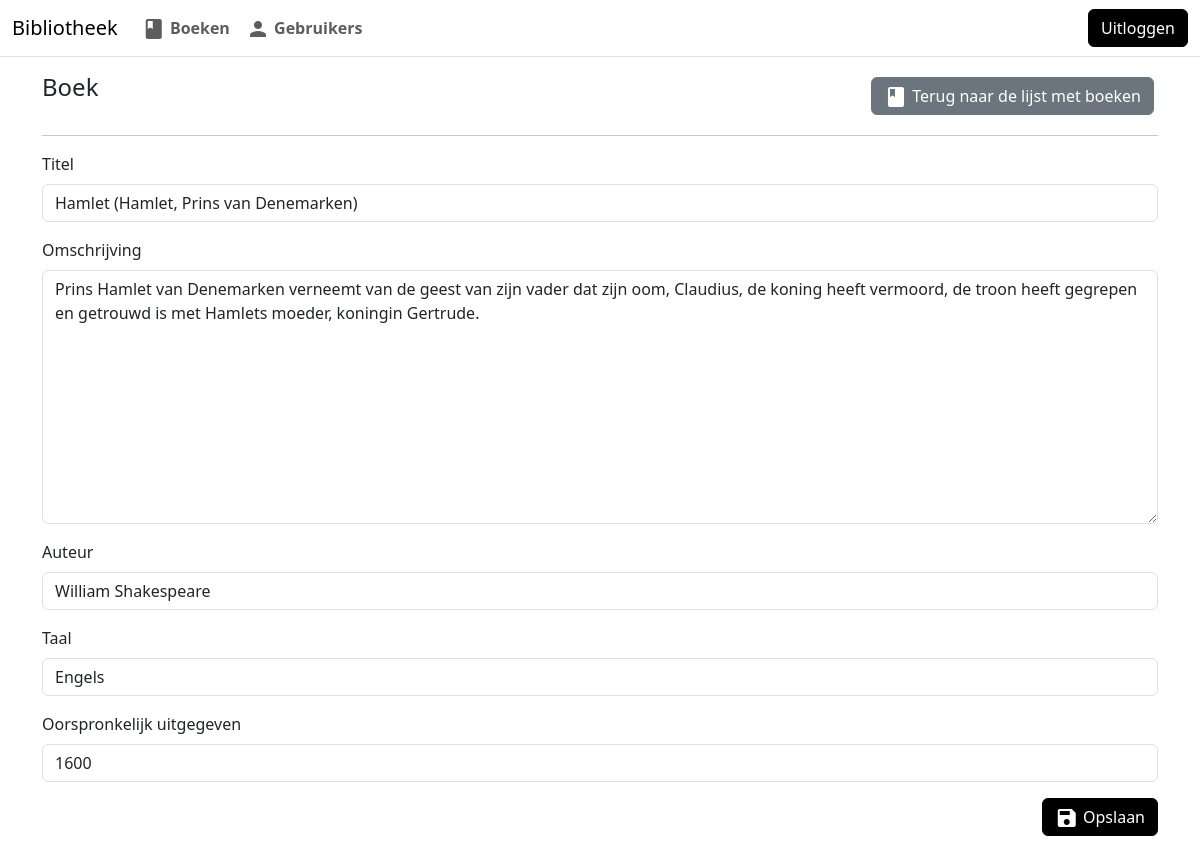
Page /books/edit/4/ (signed in) on the committed database.
### books/models.py (models this page shows)
class Book (models.Model):
        title=models.CharField( max_length=500,verbose_name="Titel")
        description = models.TextField(null=True, blank=True, verbose_name="Omschrijving")
        author = models.CharField(max_length=200, verbose_name="Auteur")
        language =models.IntegerField(choices=LanguageChoices.choices, verbose_name="Taal")
        first_pub_year = models.IntegerField(validators=[
            MinValueValidator(1100),
            MaxValueValidator(current_year)
        ], verbose_name="Oorspronkelijk uitgegeven")

### books/views.py (the view)
# urls.py: path('edit/<int:id>/', views.books_edit, name='book_edit'),
@user_passes_test(lambda u: u.isEmployee)
def books_edit(request, id):
    if id == 0:
        book = None
    else:
        book = get_object_or_404(Book, id=id)
    if request.method == "POST":
        form = forms.EditBook(request.POST, instance=book)
        if form.is_valid():
            form.save()
            return redirect('books')
    else:
        form = forms.EditBook(instance=book)
    return render(request, 'books/books_edit.html', {'form': form})

### users/models.py (called while the page is built)
def is_employee_group(self):
    first_group = self.groups.first()
    is_in_group = first_group.name == "Medewerker" if first_group else False
    return is_in_group or self.is_superuser or self.is_staff

### books/templates/books/books_edit.html (shortened to what this page needs)
{% extends "layout.html" %}
{% load widget_tweaks %}
{% block content  %}
<div class="row">
    <div class="col-12 col-md-6">
       <h4>Boek<h4>
    </div>
    <div class="col-12 col-md-6 d-flex justify-content-center justify-content-lg-end">
        <a href="{% url "books"  %}" class="btn btn-secondary float-end m-1"><i class="material-icons">book</i> Terug naar de lijst met boeken</a>
    </div>
</div>
<div class="row">
    <div class="col-12">
        <hr/>
    </div>
</div>
<form  method="post" novalidate>
     {% for field in form %}
        <div class="mb-3">
            <label for="{{ field.id_for_label }}" class="form-label">
                {{ field.label }}
            </label>
            {% if field.errors %}
                {% render_field field class="form-control is-invalid" %}
            {% else %}
                {% render_field field class="form-control" %}
            {% endif %}
        </div>
    {% endfor %}
     <div class="col-12 d-flex justify-content-end">
        <button class="btn btn-primary" type="submit">
            <div class="material-icons">save</div> Opslaan
        </button>
    </div>
</form>
{% endblock  %}

### static/css/style.css (style rules this page uses)
html { position: relative; min-height: 100%; }
body { margin-bottom: 60px; }

### rows in the picture
Book: title "Hamlet (Hamlet, Prins van Denemarken)" "Prins Hamlet van Denemarken verneemt van de geest van zijn vader dat zijn oom, Claudius, de koning heeft vermoord, de troon heeft gegrepen en getrouwd is met Hamlets moeder, koningin Gertrude." "William Shakespeare" "Engels" "1600"

### other values in the picture
{{ field.label }} "Titel" "Omschrijving" "Auteur" "Taal" "Oorspronkelijk uitgegeven"
